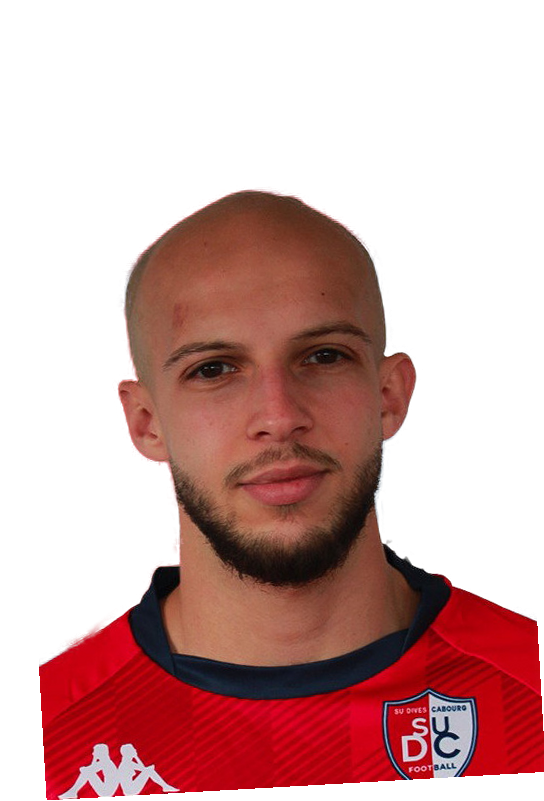
#> input picture test_input/2000122778.jpg, 544 x 801 px
$ python deglow.py ../../../test_input/2000122778.jpg
#> lines starting #> are read from the running program, lines starting #| are printed output that depends on the picture; after the words box and inside, x2 and y2 are one past the last pixel; in counts of white or black regions, pixels touching at a corner belong together
#!/usr/bin/env python3
"""
Removes the bright "glow" / halo fringe around cutout subjects.

The glow is the semi-transparent fringe at alpha edges that retains light from
the original background. This script darkens those fringe pixels toward the
colour of the nearest fully-opaque interior pixels, with stronger darkening for
dark subjects (dark hair / skin) and lighter touch for blond / light subjects.

Usage:
    python -m image_cropper.pipeline.deglow input.png [output.png]
    python -m image_cropper.pipeline.deglow input_dir/ output_dir/
    python -m image_cropper.pipeline.deglow input_dir/ output_dir/ --strength 0.8 --radius 6
"""

from __future__ import annotations

import argparse
import sys
from pathlib import Path

import numpy as np
from PIL import Image
from scipy.ndimage import distance_transform_edt

from image_cropper.errors import ImageCropperError, ValidationError

SUPPORTED: set[str] = {".png", ".webp"}

# Alpha thresholds
OPAQUE_MIN: int = 220
FRINGE_MAX: int = 219
FRINGE_MIN: int = 5

# Search radius (px) when looking for interior colour anchor
ANCHOR_RADIUS: int = 8

# Strength range: how aggressively we pull fringe toward anchor colour.
STRENGTH_MIN: float = 0.25
STRENGTH_MAX: float = 0.90


def luminance(rgb: np.ndarray) -> np.ndarray:
    """Perceptual luminance, 0-1, shape (...,)."""
    r, g, b = rgb[..., 0], rgb[..., 1], rgb[..., 2]
    return 0.2126 * r + 0.7152 * g + 0.0722 * b


def build_anchor_map(
    rgb: np.ndarray,
    alpha: np.ndarray,
    radius: int,
) -> tuple[np.ndarray, np.ndarray]:
    """Return (anchor_rgb, dist_to_opaque).

    For every pixel, the nearest fully-opaque pixel's RGB is gathered into
    ``anchor_rgb`` and the Euclidean distance into ``dist_to_opaque``.
    """
    opaque_mask = alpha >= OPAQUE_MIN
    dist, (nearest_row, nearest_col) = distance_transform_edt(~opaque_mask, return_indices=True)
    anchor_rgb = rgb[nearest_row, nearest_col].astype(np.float32)
    return anchor_rgb, dist


def deglow_image(
    img: Image.Image,
    strength_scale: float = 1.0,
    radius: int = ANCHOR_RADIUS,
) -> Image.Image:
    """Apply deglow to a single RGBA image.

    Non-RGBA inputs are converted to RGBA first.
    """
    rgba = np.array(img.convert("RGBA"), dtype=np.float32)
    assert rgba.ndim == 3 and rgba.shape[2] == 4, f"unexpected RGBA shape: {rgba.shape}"
    rgb = rgba[..., :3]
    alpha = rgba[..., 3]
    assert (alpha >= 0).all() and (alpha <= 255).all(), "alpha out of [0,255]"

    fringe = (alpha >= FRINGE_MIN) & (alpha < OPAQUE_MIN)
    if not fringe.any():
        return img  # no semi-transparent fringe, nothing to do

    anchor_rgb, dist_to_opaque = build_anchor_map(rgb, alpha, radius)
    assert anchor_rgb.shape == rgb.shape, f"anchor shape drift: {anchor_rgb.shape} vs {rgb.shape}"

    in_range = fringe & (dist_to_opaque <= radius)
    if not in_range.any():
        return img

    anchor_lum = luminance(anchor_rgb / 255.0)
    dark_factor = (1.0 - anchor_lum) ** 1.5
    strength = STRENGTH_MIN + (STRENGTH_MAX - STRENGTH_MIN) * dark_factor
    strength = np.clip(strength * strength_scale, 0.0, 1.0)

    out_rgb = rgb.copy()
    s = strength[..., np.newaxis]
    blended = rgb * (1.0 - s) + anchor_rgb * s

    excess = np.clip(rgb - anchor_rgb, 0, None)
    blended -= excess * s * 0.5

    out_rgb[in_range] = np.clip(blended, 0, 255)[in_range]

    out = np.dstack([out_rgb, alpha[..., np.newaxis]]).astype(np.uint8)
    return Image.fromarray(out, "RGBA")


def process_file(src: Path, dst: Path, strength: float, radius: int) -> bool:
    """Deglow one file. Raises :class:`ValidationError` if input has no alpha."""
    img = Image.open(src)
    if img.mode not in ("RGBA", "LA", "PA"):
        raise ValidationError(f"input has no alpha channel (mode {img.mode}): {src.name}")
    result = deglow_image(img, strength_scale=strength, radius=radius)
    dst.parent.mkdir(parents=True, exist_ok=True)
    result.save(dst, format="PNG", optimize=False)
    return True


def main() -> None:
    p = argparse.ArgumentParser(description="Remove glow/halo from cutout PNGs.")
    p.add_argument("input", help="Input PNG/WebP file or directory")
    p.add_argument(
        "output",
        nargs="?",
        help="Output file or directory (default: beside input with '_dg' suffix)",
    )
    p.add_argument(
        "--strength", type=float, default=1.0, help="Global strength multiplier 0-2 (default: 1.0)"
    )
    p.add_argument(
        "--radius",
        type=int,
        default=ANCHOR_RADIUS,
        help=f"Max fringe radius in px (default: {ANCHOR_RADIUS})",
    )
    p.add_argument("--overwrite", action="store_true")
    args = p.parse_args()

    try:
        if args.strength < 0:
            raise ValidationError(f"--strength must be >= 0, got {args.strength}")
        if args.radius < 0:
            raise ValidationError(f"--radius must be >= 0, got {args.radius}")

        src = Path(args.input)
        if not src.exists():
            raise ValidationError(f"input not found: {src}")

        if src.is_dir():
            files = sorted(f for f in src.iterdir() if f.suffix.lower() in SUPPORTED)
            if not files:
                print(f"No supported images in {src}/")
                sys.exit(0)
            out_dir = Path(args.output) if args.output else src.parent / (src.name + "_dg")
            out_dir.mkdir(parents=True, exist_ok=True)
            ok = 0
            for f in files:
                dst = out_dir / (f.stem + ".png")
                if dst.exists() and not args.overwrite:
                    print(f"  skip (exists): {dst.name}")
                    continue
                try:
                    process_file(f, dst, args.strength, args.radius)
                    print(f"  ok  {f.name} → {dst.name}")
                    ok += 1
                except ImageCropperError as e:
                    print(f"  [!] {e}", file=sys.stderr)
            print(f"\nDone: {ok}/{len(files)} images processed → {out_dir}/")
        else:
            dst = (
                Path(args.output)
                if args.output
                else src.with_stem(src.stem + "_dg").with_suffix(".png")
            )
            if dst.exists() and not args.overwrite:
                print(f"Output already exists: {dst}  (use --overwrite)")
                sys.exit(1)
            process_file(src, dst, args.strength, args.radius)
#> in process_file, img is the input picture: PIL image 544x801 RGBA; mean R, G, B, A 62.9, 24.1, 22.6, 108.1
#> in deglow_image, `fringe = (alpha >= FRINGE_MIN) & (alpha < OPAQUE_MIN)`:
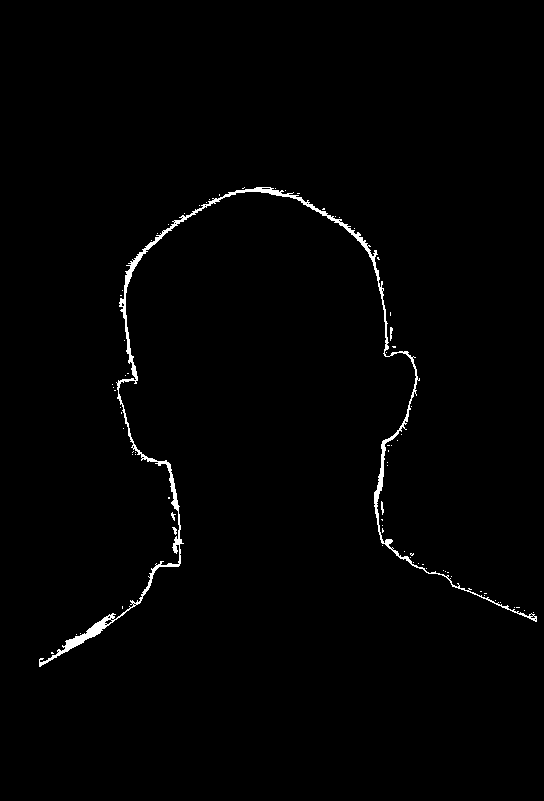
#> fringe: shape (801, 544) bool; 1.1% white; 77 white regions (72 under 20 px), largest, box (x1, y1, x2, y2) and area: (39, 187, 537, 667) 4539, (390, 327, 393, 341) 28, (381, 501, 384, 515) 26, (172, 527, 177, 535) 22, (171, 512, 176, 521) 21
#> in build_anchor_map, `opaque_mask = alpha >= OPAQUE_MIN`: opaque_mask: shape (801, 544) bool; 42.1% white; 1 white region, box (x1, y1, x2, y2) and area: (39, 192, 544, 800) 183540
#> in build_anchor_map, `dist, (nearest_row, nearest_col) = distance_transform_edt(~opaque_mask..`:
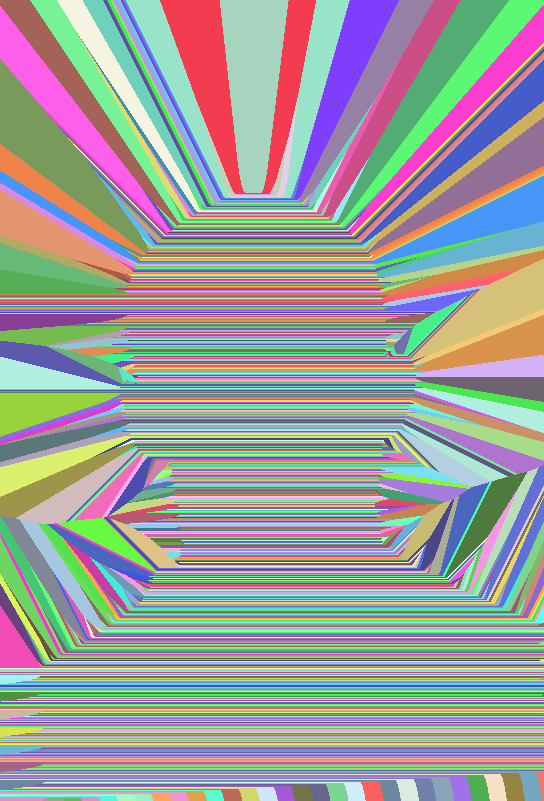
#> nearest_row: shape (801, 544) int32; 608 distinct labels, from 192 to 799; one colour per label, 0 black
#> in deglow_image, `in_range = fringe & (dist_to_opaque <= radius)`: in_range: shape (801, 544) bool; 1.1% white; 73 white regions (70 under 20 px), largest, box (x1, y1, x2, y2) and area: (39, 187, 537, 667) 4470, (390, 327, 393, 341) 28, (173, 527, 177, 535) 21
#> in luminance, `r, g, b = rgb[..., 0], rgb[..., 1], rgb[..., 2]`:
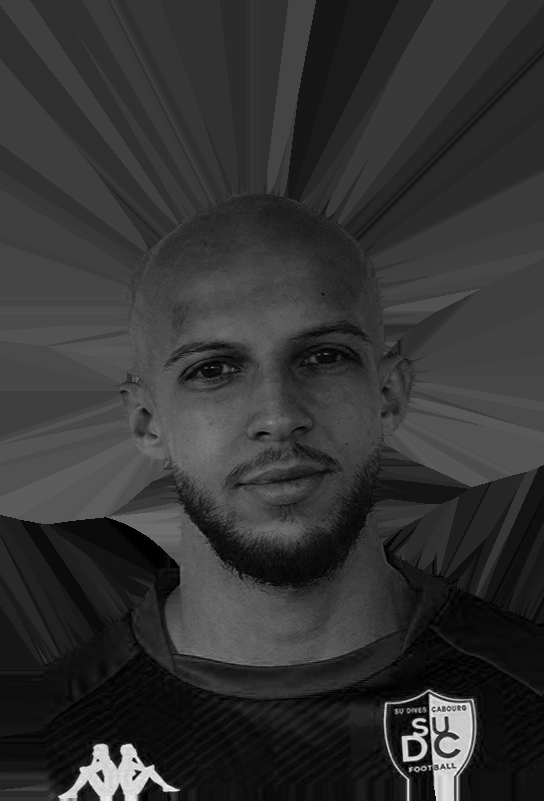
#> b: shape (801, 544) float32; min 0, max 1, mean 0.2
#> in luminance, `return 0.2126 * r + 0.7152 * g + 0.0722 * b`:
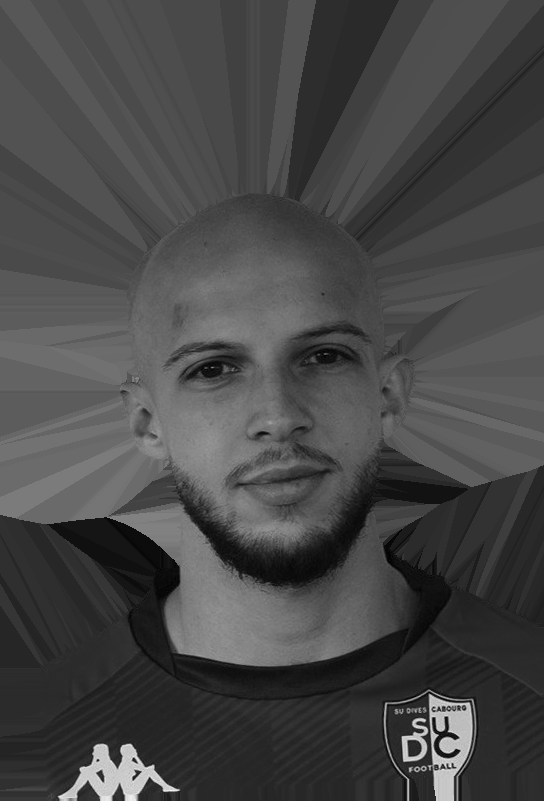
#> returned value: shape (801, 544) float32; min 0.000834, max 0.984, mean 0.282
#> in deglow_image, `strength = STRENGTH_MIN + (STRENGTH_MAX - STRENGTH_MIN) * dark_factor`:
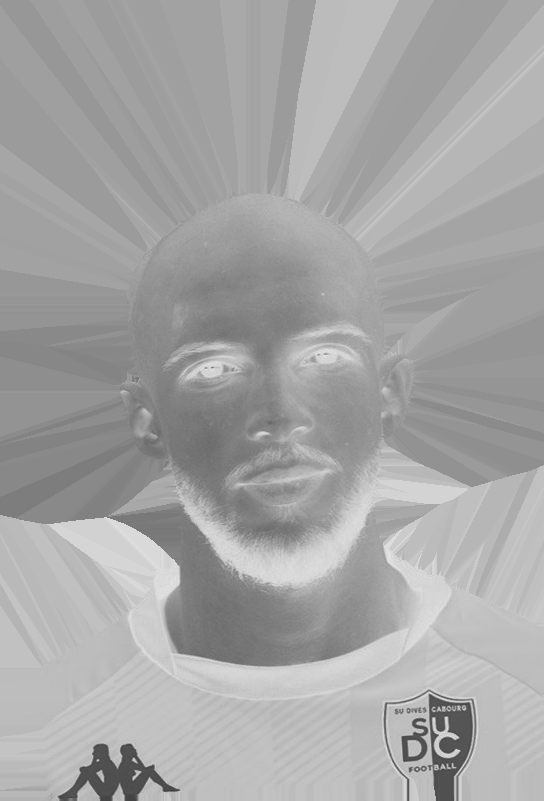
#> strength: shape (801, 544) float32; min 0.251, max 0.899, mean 0.65
#> in deglow_image, `blended -= excess * s * 0.5`:
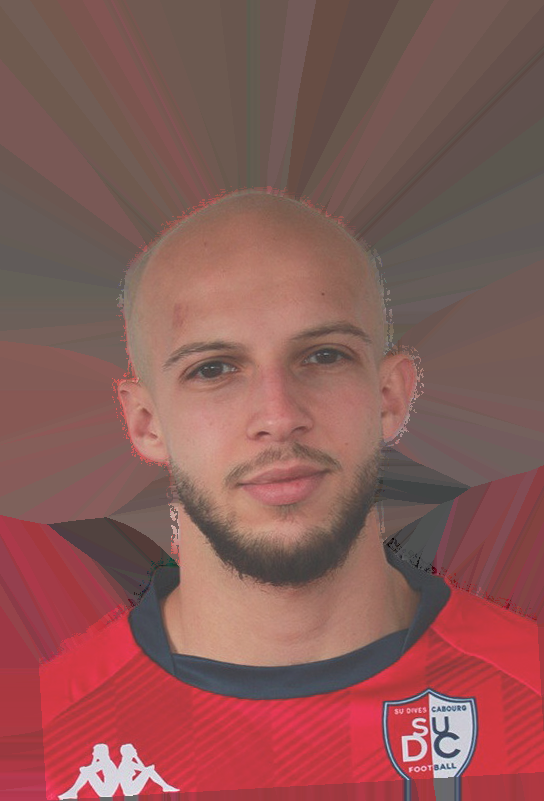
#> blended: shape (801, 544, 3) float32; mean R, G, B 105.7, 43.7, 39.7; drawn with min black and max white
#> in deglow_image, `out_rgb[in_range] = np.clip(blended, 0, 255)[in_range]`:
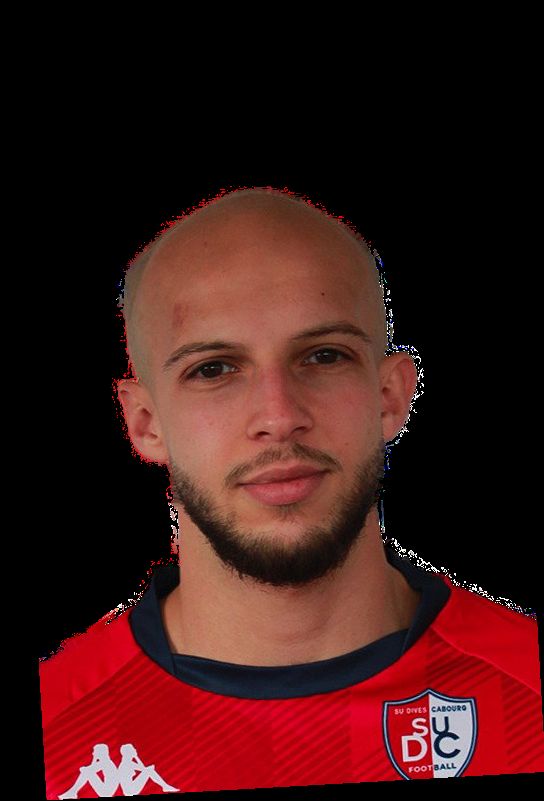
#> out_rgb: shape (801, 544, 3) float32; mean R, G, B 62.4, 23.8, 22.1
            print(f"Saved → {dst}")
    except ImageCropperError as e:
        print(f"Error: {e}", file=sys.stderr)
        sys.exit(1)


if __name__ == "__main__":
    main()
